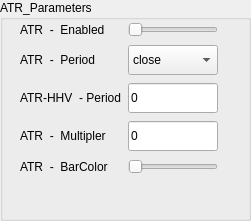
              <widget class="QGroupBox" name="grpBox_ATR_parametersIndi">
               <property name="geometry">
                <rect>
                 <x>10</x>
                 <y>40</y>
                 <width>251</width>
                 <height>221</height>
                </rect>
               </property>
               <property name="title">
                <string>ATR_Parameters</string>
               </property>
               <widget class="QWidget" name="layoutWidget">
                <property name="geometry">
                 <rect>
                  <x>20</x>
                  <y>20</y>
                  <width>221</width>
                  <height>161</height>
                 </rect>
                </property>
                <layout class="QGridLayout" name="gridLayout_21">
                 <item row="0" column="0">
                  <widget class="QLabel" name="lblSELL_IndicatorEnabled_3">
                   <property name="text">
                    <string>ATR  -  Enabled</string>
                   </property>
                  </widget>
                 </item>
                 <item row="0" column="1">
                  <widget class="QSlider" name="hSlider_SELL_IndicatorEnabled_4">
                   <property name="maximum">
                    <number>5</number>
                   </property>
                   <property name="orientation">
                    <enum>Qt::Horizontal</enum>
                   </property>
                  </widget>
                 </item>
                 <item row="1" column="0">
                  <widget class="QLabel" name="lblRocAppliedPrice">
                   <property name="text">
                    <string>ATR  -  Period</string>
                   </property>
                  </widget>
                 </item>
                 <item row="1" column="1">
                  <widget class="QComboBox" name="drpRocAppliedPriceR">
                   <property name="sizePolicy">
                    <sizepolicy hsizetype="Preferred" vsizetype="Fixed">
                     <horstretch>0</horstretch>
                     <verstretch>0</verstretch>
                    </sizepolicy>
                   </property>
                   <property name="minimumSize">
                    <size>
                     <width>0</width>
                     <height>30</height>
                    </size>
                   </property>
                   <item>
                    <property name="text">
                     <string>close</string>
                    </property>
                   </item>
                   <item>
                    <property name="text">
                     <string>open</string>
                    </property>
                   </item>
                   <item>
                    <property name="text">
                     <string>high</string>
                    </property>
                   </item>
                   <item>
                    <property name="text">
                     <string>low</string>
                    </property>
                   </item>
                   <item>
                    <property name="text">
                     <string>HL2</string>
                    </property>
                   </item>
                   <item>
                    <property name="text">
                     <string>HLC3</string>
                    </property>
                   </item>
                   <item>
                    <property name="text">
                     <string>OHLC</string>
                    </property>
                   </item>
                  </widget>
                 </item>
                 <item row="1" column="2">
                  <spacer name="horizontalSpacer_10">
                   <property name="orientation">
                    <enum>Qt::Horizontal</enum>
                   </property>
                   <property name="sizeHint" stdset="0">
                    <size>
                     <width>40</width>
                     <height>20</height>
                    </size>
                   </property>
                  </spacer>
                 </item>
                 <item row="2" column="0">
                  <widget class="QLabel" name="lblRocPeriodR">
                   <property name="text">
                    <string>ATR-HHV  - Period</string>
                   </property>
                  </widget>
                 </item>
                 <item row="2" column="1">
                  <widget class="QLineEdit" name="txtRocPeriodR">
                   <property name="minimumSize">
                    <size>
                     <width>0</width>
                     <height>30</height>
                    </size>
                   </property>
                   <property name="cursor">
                    <cursorShape>IBeamCursor</cursorShape>
                   </property>
                   <property name="text">
                    <string>0</string>
                   </property>
                  </widget>
                 </item>
                 <item row="3" column="0">
                  <widget class="QLabel" name="lblRocSmoothingR">
                   <property name="text">
                    <string>ATR  -  Multipler</string>
                   </property>
                  </widget>
                 </item>
                 <item row="3" column="1">
                  <widget class="QLineEdit" name="txtRocSmoothingR">
                   <property name="minimumSize">
                    <size>
                     <width>0</width>
                     <height>30</height>
                    </size>
                   </property>
                   <property name="text">
                    <string>0</string>
                   </property>
                  </widget>
                 </item>
                 <item row="4" column="0">
                  <widget class="QLabel" name="lblSELL_IndicatorEnabled_11">
                   <property name="text">
                    <string>ATR  -  BarColor</string>
                   </property>
                  </widget>
                 </item>
                 <item row="4" column="1">
                  <widget class="QSlider" name="hSlider_SELL_IndicatorEnabled_34">
                   <property name="maximum">
                    <number>5</number>
                   </property>
                   <property name="orientation">
                    <enum>Qt::Horizontal</enum>
                   </property>
                  </widget>
                 </item>
                </layout>
               </widget>
              </widget>
